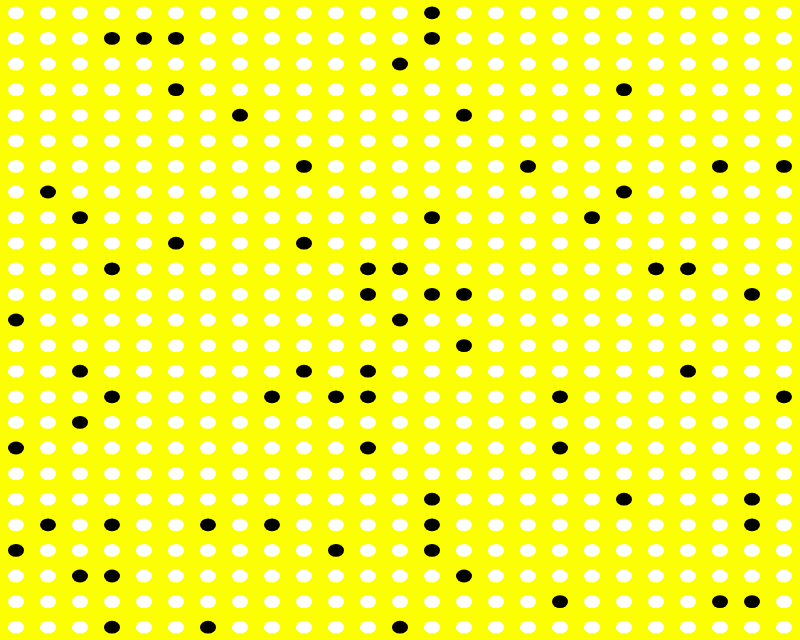
Frame 1 (no input)
Frame 60 (no input): identical to frame 1, image omitted
Frame 120 (the mouse pressed at the canvas centre since frame 60): identical to frame 1, image omitted

The p5.js sketch that drew this single still picture (run headless with seeded random() and noise() and a simulated clock; from frame 60 on, the mouse is pressed at the canvas centre):

// p5.js sketch
// ── sketch.js
var rows = 25;
var cols = 25;
var grid = new Array(cols);

var openSet = [];
var closedSet = [];

var w, h;

var start, end;

var path = [];

function Spot(i, j) {
    this.f = 0;
    this.g = 0;
    this.h = 0;

    this.i = i;
    this.j = j;

    this.neighbors = [];
    this.previous = undefined;

    this.wall = false;

    if(random(1) < 0.1) {
        this.wall = true;
    }

    this.show = function(col) {
        fill(col);
        if(this.wall) {
            fill(color(0))
        }
        noStroke();
        ellipse(this.i * w + w/2, this.j * h + h/2, w/2, h/2);
    }

    this.addNeighbors = function(grid) {
        var i = this.i;
        var j = this.j;

        if (i < cols - 1) {
            this.neighbors.push(grid[i+1][j]);
        } if (i > 0) {
            this.neighbors.push(grid[i-1][j]);
        } if (j < rows - 1) {
            this.neighbors.push(grid[i][j+1]);
        } if (j > 0) {
            this.neighbors.push(grid[i][j-1]);
        } if (i > 0 && j > 0) {
            this.neighbors.push(grid[i-1][j-1]);
        } if (i < cols - 1 && j < rows - 1) {
            this.neighbors.push(grid[i+1][j+1]);
        } if (i > 0 && j < rows - 1) {
            this.neighbors.push(grid[i-1][j+1])
        } if (i < cols - 1 && j > 0) {
            this.neighbors.push(grid[i+1][j-1]);
        }
        
    }

}

function removeFromArray(arr, elt) {
    for(var i = arr.length - 1; i >= 0; i--) {
        if(arr[i] == elt) {
            arr.splice(i,1);
        }
    }
}

function heuristic(a, b) {
    //return abs(a.i - b.i) + abs(a.j - b.j);
    return 
}

function setup() {
    createCanvas(800, 640);

    for(var i = 0; i < cols; i++) {
        grid[i] = new Array(rows);
    }

    for(var i = 0; i < cols; i++) {
        for(var j = 0; j < rows; j++) {
            grid[i][j] = new Spot(i, j);
        }
    }

    for(var i = 0; i < cols; i++) {
        for(var j = 0; j < rows; j++) {
            grid[i][j].addNeighbors(grid);
        }
    }

    start = grid[0][0];
    end = grid[cols-1][rows-1];

    openSet.push(start);

    w = width / cols;
    h = height / rows;

}

function draw() {

    if(openSet.length > 0) {
        var lIndex = 0;
        for(var i = 0; i < openSet.length; i++) {
            if (openSet[i].f < openSet[lIndex].f) {
                lIndex = i;
            }
        }

        var current = openSet[lIndex];

        if (current === end) {
            //Draw Path here
            var temp = current;
            path.push(temp);
            while(temp.previous) {
                path.push(temp.previous);
                temp = temp.previous;
            }
        } 

        removeFromArray(openSet, current);
        closedSet.push(current);

        var neighbors = current.neighbors;

        for(var i = 0; i < neighbors.length; i++) {
            var neighbor = neighbors[i];
            var newPath = false;
            if (!closedSet.includes(neighbor) && !neighbor.wall) {
                var temp_g = current.g + 1;
                
                if(openSet.includes(neighbor)) {
                    if (temp_g < neighbor.g) {
                        neighbor.g = temp_g;
                        newPath = true;
                    }
                }
                else {
                    newPath = true;
                    neighbor.g = temp_g;
                    openSet.push(neighbor);
                }

                if(newPath) {
                neighbor.previous = current;
                neighbor.h = heuristic(neighbor, end);
                neighbor.f = neighbor.g + neighbor.h;
                }

            }
        }
    } 
    else {
        // console.log("No Solution!");
        noLoop();
        return;
    }

    background(251,255,0);
    for(var i = 0; i < cols; i++) {
        for(var j = 0; j < rows; j++) {
            grid[i][j].show(color(255));
        }
    }
    noFill();
    stroke(255,100,10);
    strokeWeight(2);
    beginShape();
    for (var i = 0; i < path.length; i++) {
        vertex(path[i].i * w + w/2, path[i].j * h + h/2)
    }
    endShape();

}
